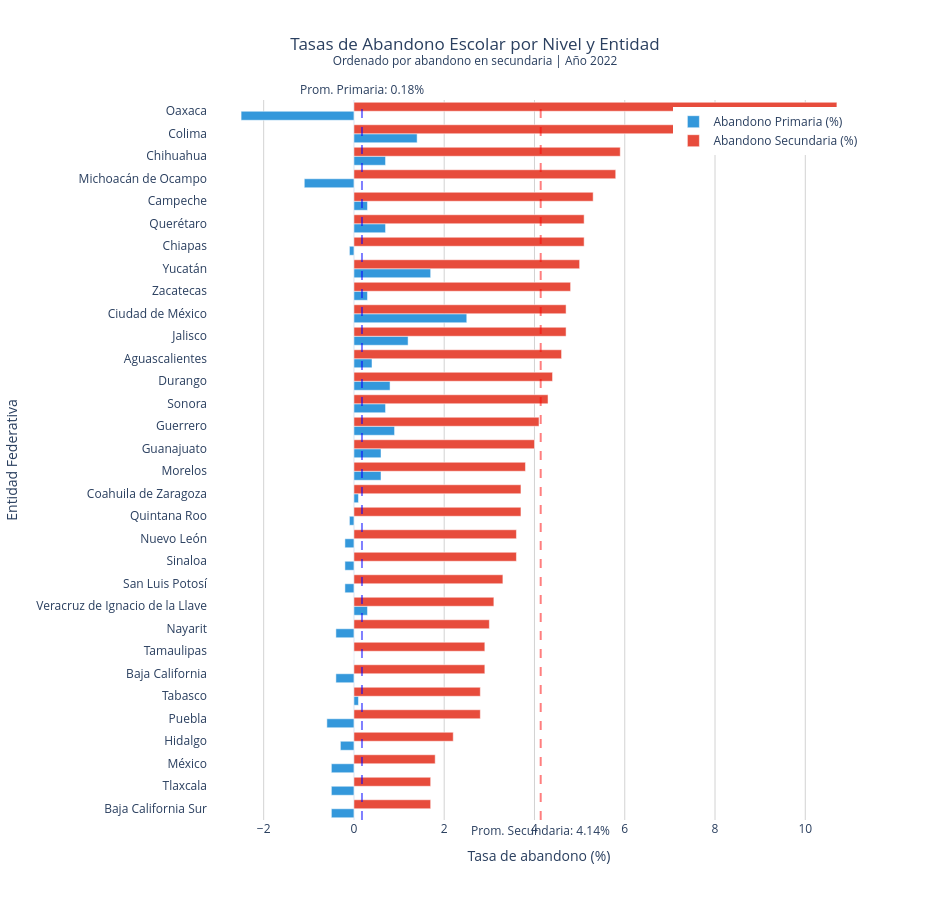

Notebook source saved alongside this figure:
### Markdown cell above
## 📊 Comparación por Entidad

### Code cell
# Ordenar por abandono en secundaria
datos_sorted = datos.sort_values(var_y, ascending=True)

# Crear gráfico de barras horizontales
fig = go.Figure()

# Barras para primaria
fig.add_trace(go.Bar(
    y=datos_sorted['estado'],
    x=datos_sorted[var_x],
    name='Abandono Primaria (%)',
    orientation='h',
    marker_color='#3498db',
    hovertemplate='%{y}<br>Abandono primaria: %{x:.2f}%<extra></extra>'
))

# Barras para secundaria
fig.add_trace(go.Bar(
    y=datos_sorted['estado'],
    x=datos_sorted[var_y],
    name='Abandono Secundaria (%)',
    orientation='h',
    marker_color='#e74c3c',
    hovertemplate='%{y}<br>Abandono secundaria: %{x:.2f}%<extra></extra>'
))

fig.update_layout(
    title={
        'text': f'Tasas de Abandono Escolar por Nivel y Entidad<br><sup>Ordenado por abandono en secundaria | Año {ANIO}</sup>',
        'x': 0.5,
        'xanchor': 'center'
    },
    xaxis=dict(
        title='Tasa de abandono (%)',
        gridcolor='lightgray'
    ),
    yaxis=dict(
        title='Entidad Federativa',
        categoryorder='array',
        categoryarray=datos_sorted['estado']
    ),
    barmode='group',
    height=900,
    width=950,
    template='plotly_white',
    legend=dict(
        x=0.99,
        y=0.99,
        xanchor='right',
        yanchor='top'
    )
)

# Líneas de promedio nacional
fig.add_vline(x=datos[var_x].mean(), line_dash="dash", line_color="blue", opacity=0.5,
              annotation_text=f"Prom. Primaria: {datos[var_x].mean():.2f}%", annotation_position="top")
fig.add_vline(x=datos[var_y].mean(), line_dash="dash", line_color="red", opacity=0.5,
              annotation_text=f"Prom. Secundaria: {datos[var_y].mean():.2f}%", annotation_position="bottom")

fig.show()

### Figure 1 — Plotly figure (JSON) as saved in the notebook; plotly's stock layout.template omitted (floating-point values rounded to 4 significant figures)
{"data": [{"hovertemplate": "%{y}<br>Abandono primaria: %{x:.2f}%<extra></extra>", "marker": {"color": "#3498db"}, "name": "Abandono Primaria (%)", "orientation": "h", "type": "bar", "x": [-0.5, -0.5, -0.5, -0.3, -0.6, 0.1, -0.4, 0.0, -0.4, 0.3, -0.2, -0.2, -0.2, -0.1, 0.1, 0.6, 0.6, 0.9, 0.7, 0.8, 0.4, 1.2, 2.5, 0.3, 1.7, -0.1, 0.7, 0.3, -1.1, 0.7, 1.4, -2.5], "y": ["Baja California Sur", "Tlaxcala", "México", "Hidalgo", "Puebla", "Tabasco", "Baja California", "Tamaulipas", "Nayarit", "Veracruz de Ignacio de la Llave", "San Luis Potosí", "Sinaloa", "Nuevo León", "Quintana Roo", "Coahuila de Zaragoza", "Morelos", "Guanajuato", "Guerrero", "Sonora", "Durango", "Aguascalientes", "Jalisco", "Ciudad de México", "Zacatecas", "Yucatán", "Chiapas", "Querétaro", "Campeche", "Michoacán de Ocampo", "Chihuahua", "Colima", "Oaxaca"]}, {"hovertemplate": "%{y}<br>Abandono secundaria: %{x:.2f}%<extra></extra>", "marker": {"color": "#e74c3c"}, "name": "Abandono Secundaria (%)", "orientation": "h", "type": "bar", "x": [1.7, 1.7, 1.8, 2.2, 2.8, 2.8, 2.9, 2.9, 3.0, 3.1, 3.3, 3.6, 3.6, 3.7, 3.7, 3.8, 4.0, 4.1, 4.3, 4.4, 4.6, 4.7, 4.7, 4.8, 5.0, 5.1, 5.1, 5.3, 5.8, 5.9, 7.3, 10.7], "y": ["Baja California Sur", "Tlaxcala", "México", "Hidalgo", "Puebla", "Tabasco", "Baja California", "Tamaulipas", "Nayarit", "Veracruz de Ignacio de la Llave", "San Luis Potosí", "Sinaloa", "Nuevo León", "Quintana Roo", "Coahuila de Zaragoza", "Morelos", "Guanajuato", "Guerrero", "Sonora", "Durango", "Aguascalientes", "Jalisco", "Ciudad de México", "Zacatecas", "Yucatán", "Chiapas", "Querétaro", "Campeche", "Michoacán de Ocampo", "Chihuahua", "Colima", "Oaxaca"]}], "layout": {"annotations": [{"showarrow": false, "text": "Prom. Primaria: 0.18%", "x": 0.1781, "xanchor": "center", "xref": "x", "y": 1, "yanchor": "bottom", "yref": "y domain"}, {"showarrow": false, "text": "Prom. Secundaria: 4.14%", "x": 4.138, "xanchor": "center", "xref": "x", "y": 0, "yanchor": "top", "yref": "y domain"}], "barmode": "group", "height": 900, "legend": {"x": 0.99, "xanchor": "right", "y": 0.99, "yanchor": "top"}, "shapes": [{"line": {"color": "blue", "dash": "dash"}, "opacity": 0.5, "type": "line", "x0": 0.1781, "x1": 0.1781, "xref": "x", "y0": 0, "y1": 1, "yref": "y domain"}, {"line": {"color": "red", "dash": "dash"}, "opacity": 0.5, "type": "line", "x0": 4.138, "x1": 4.138, "xref": "x", "y0": 0, "y1": 1, "yref": "y domain"}], "title": {"text": "Tasas de Abandono Escolar por Nivel y Entidad<br><sup>Ordenado por abandono en secundaria | Año 2022</sup>", "x": 0.5, "xanchor": "center"}, "width": 950, "xaxis": {"gridcolor": "lightgray", "title": {"text": "Tasa de abandono (%)"}}, "yaxis": {"categoryarray": ["Baja California Sur", "Tlaxcala", "México", "Hidalgo", "Puebla", "Tabasco", "Baja California", "Tamaulipas", "Nayarit", "Veracruz de Ignacio de la Llave", "San Luis Potosí", "Sinaloa", "Nuevo León", "Quintana Roo", "Coahuila de Zaragoza", "Morelos", "Guanajuato", "Guerrero", "Sonora", "Durango", "Aguascalientes", "Jalisco", "Ciudad de México", "Zacatecas", "Yucatán", "Chiapas", "Querétaro", "Campeche", "Michoacán de Ocampo", "Chihuahua", "Colima", "Oaxaca"], "categoryorder": "array", "title": {"text": "Entidad Federativa"}}}}
